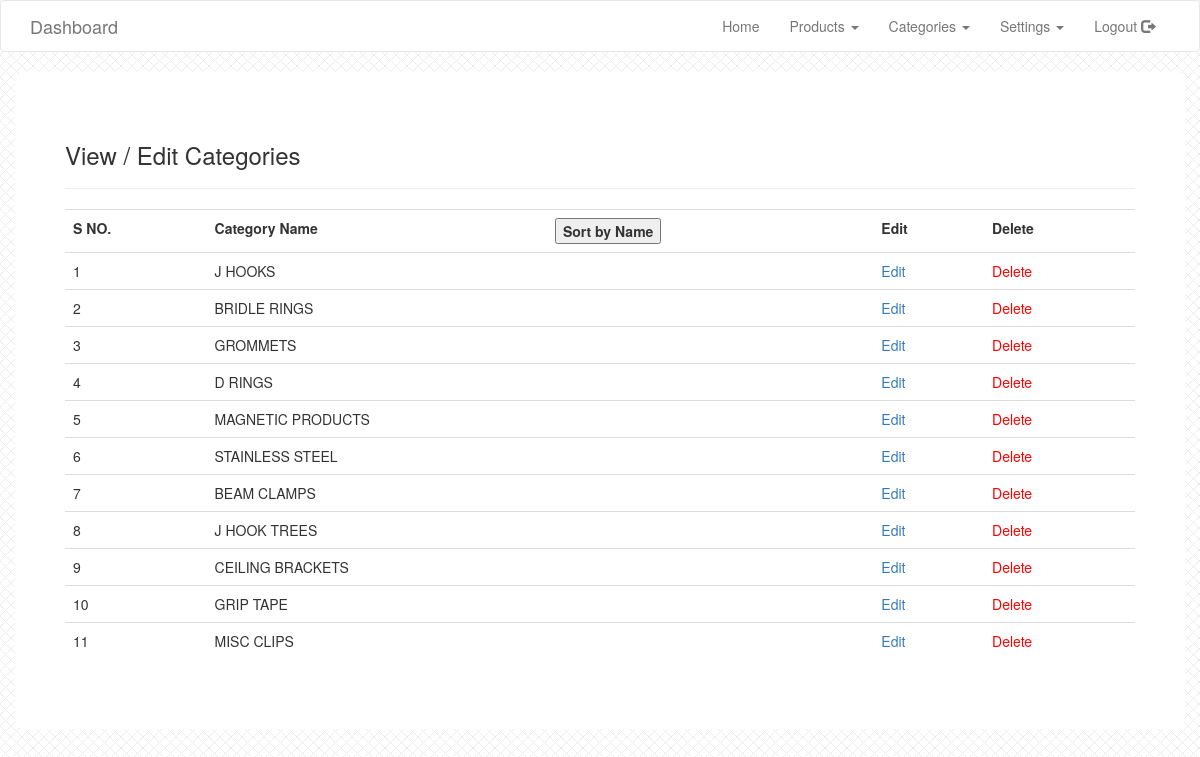
/admin/dashboard/editcategory.php (signed in), run on the app's committed database.
### tables this page shows
CREATE TABLE `categories` (
  `id` int(11) NOT NULL,
  `category_name` varchar(255) NOT NULL
);

### admin/inc/ActiveRecords/ActiveRecords.php (called while the page is built, shortened)
<?php
class ActiveRecords
{
    private $handler;
    public function __construct()
    {
        try {
            $this->handler = new \PDO('mysql:host='.HOSTNAME.';dbname='.DB_NAME, USERNAME, PASSWORD);
            $this->handler->setAttribute(\PDO::ATTR_ERRMODE, \PDO::ERRMODE_EXCEPTION);
            return true;
        } catch (PDOException $e) {
            return $e->getMessage();
        }
    }
    public function select($select, $condition = [], $glue = 'AND')
    {
        if (is_array($select)) {
            $sql = 'SELECT '.$select[0].' FROM '.$select[1];
        } else {
            $sql = 'SELECT * FROM '.$select;
        }
        if (empty($condition)) {
            $query = $this->handler->prepare($sql);
        }
        $query->execute();
        $result = $query->fetchAll(\PDO::FETCH_BOTH);
        return $result;
    }
}

### admin/dashboard/editcategory.php (the view, shortened to what this page needs)
<?php
	require_once 'inc/header.php';
	$result = $db->select('categories');
?>
<div class="container main-content">
	<h3>View /  Edit Categories</h3>
	<hr>
	<?php if(count($result) > 0) : ?>
		<table class="table table-stri">
			<tr>
				<th>S NO.</th>
				<th>
					<div class="row">
						<div class="col-md-6">
							Category Name
						</div>
						<div class="col-md-3">
							<form method="get">
								<input type="submit" name="sort_cat" id="sort_cat" value="Sort by Name" />
							</form>
						</div>
					</div>
				</th>
				<th>Edit</th>
				<th>Delete</th>
			</tr>
			<?php
				$i = 1;
				foreach ($result as $item) :
			?>
				<tr>
					<td><?=$i;?></td>
					<td><?=strtoupper($item['category_name']);?></td>
					<td><a href="addcategory.php?edit=<?=$item['id'];?>">Edit</a></td>
					<td><a href="editcategory.php?delete=<?=$item['id'];?>" style="color:red;">Delete</a></td>
				</tr>
			<?php
				$i++;
				endforeach;
			?>
		</table>
	<?php else : ?>
		<p>No Category Added Yet. <a href="addcategory.php">Click Here</a> to Add New Category</p>
	<?php endif;?>
</div>
<?php require_once 'inc/footer.php'; ?>

### admin/dashboard/inc/header.php (shortened to what this page needs)
<?php
require_once '../inc/ActiveRecords/ActiveRecords.php';
$db =  new MySQL\ActiveRecords();
?>
<!DOCTYPE html>
<html lang="en">
<head>
    <link rel="stylesheet" href="https://use.fontawesome.com/releases/v5.0.8/css/all.css">
	<link href="css/bootstrap.min.css" rel="stylesheet">
	<link href="style.css" rel="stylesheet">
</head>
<body>
<nav class="navbar navbar-default white">
  <div class="container">
    <div class="navbar-header">
      <a class="navbar-brand" href="#">Dashboard</a>
    </div>
	<div class="collapse navbar-collapse" id="bs-example-navbar-collapse-1">
      <ul class="nav navbar-nav navbar-right">
        <li><a href="index.php">Home</a></li>
        <li class="dropdown">
          <a href="#" class="dropdown-toggle" data-toggle="dropdown" role="button" aria-haspopup="true" aria-expanded="false">Products <span class="caret"></span></a>
        </li>
        <li class="dropdown">
          <a href="#" class="dropdown-toggle" data-toggle="dropdown" role="button" aria-haspopup="true" aria-expanded="false">Categories <span class="caret"></span></a>
        </li>
        <li class="dropdown">
          <a href="#" class="dropdown-toggle" data-toggle="dropdown" role="button" aria-haspopup="true" aria-expanded="false"> Settings <span class="caret"></span></a>
        </li>
        <li><a href="logout.php">Logout <i class="glyphicon glyphicon-log-out"></i></a></li>
      </ul>
    </div>
  </div>
</nav>

### admin/dashboard/inc/footer.php (shortened to what this page needs)
</body>
</html>

### admin/dashboard/style.css (style rules this page uses)
body { background: url(images/main_bg.gif); }
.white { background-color: #fff !important; }
.main-content { background-color: rgba(255,255,255,1); border-radius: 10px; padding: 50px; }

### data on the page
categories: category_name "J HOOKS"
categories: category_name "BRIDLE RINGS"
categories: category_name "GROMMETS"
categories: category_name "D RINGS"
categories: category_name "MAGNETIC PRODUCTS"
categories: category_name "STAINLESS STEEL"
categories: category_name "BEAM CLAMPS"
categories: category_name "J HOOK TREES"
categories: category_name "CEILING BRACKETS"
categories: category_name "GRIP TAPE"
categories: category_name "MISC CLIPS"
